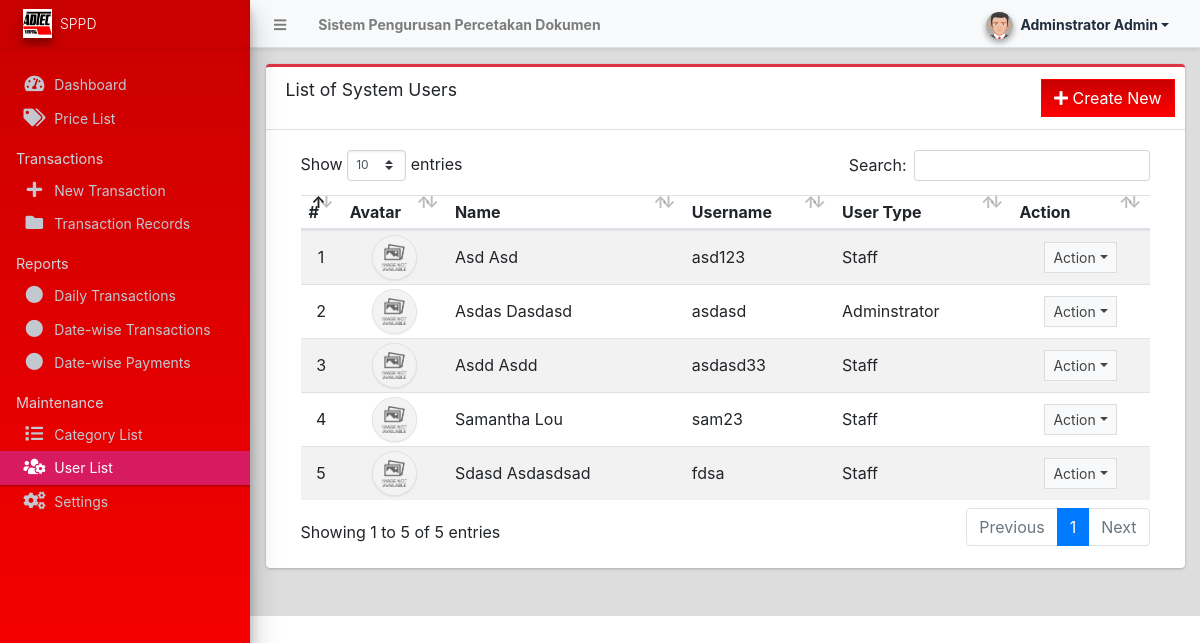
Page /admin/?page=user/list (signed in) on the committed database.
### tables this page shows
CREATE TABLE IF NOT EXISTS `users` (
  `id` int NOT NULL AUTO_INCREMENT,
  `firstname` varchar(250) NOT NULL,
  `middlename` text,
  `lastname` varchar(250) NOT NULL,
  `email` varchar(100) NOT NULL,
  `phone` varchar(30) DEFAULT NULL,
  `username` text NOT NULL,
  `password` text NOT NULL,
  `avatar` text,
  `last_login` datetime DEFAULT NULL,
  `type` tinyint(1) NOT NULL DEFAULT '0',
  `status` int NOT NULL DEFAULT '1' COMMENT '0=not verified, 1 = verified',
  `reset_token` varchar(100) DEFAULT NULL,
  `date_added` datetime NOT NULL DEFAULT CURRENT_TIMESTAMP,
  `date_updated` datetime DEFAULT NULL ON UPDATE CURRENT_TIMESTAMP,
  PRIMARY KEY (`id`)
);

### config.php (called while the page is built, shortened)
<?php
function validate_image($file){
	if(!empty($file)){
        $ex = explode('?',$file);
        $file = $ex[0];
        $param =  isset($ex[1]) ? '?'.$ex[1]  : '';
		if(is_file(base_app.$file)){
			return base_url.$file.$param;
		}else{
			return base_url.'dist/img/no-image-available.png';
		}
	}else{
		return base_url.'dist/img/no-image-available.png';
	}
}
?>

### admin/user/list.php (the view, shortened to what this page needs)
<div class="card card-outline card-red">
	<div class="card-header">
		<h3 class="card-title">List of System Users</h3>
		<div class="card-tools">
			<a href="?page=user/manage_user" class="btn btn-flat btn-primary"><span class="fas fa-plus"></span>  Create New</a>
		</div>
	</div>
	<div class="card-body">
		<div class="container-fluid">
        <div class="container-fluid">
			<table class="table table-hover table-striped">
				<!-- <colgroup>
					<col width="5%">
					<col width="10%">
					<col width="20%">
					<col width="20%">
					<col width="15%">
					<col width="15%">
					<col width="10%">
				</colgroup> -->
				<thead>
					<tr>
						<th>#</th>
						<th>Avatar</th>
						<th>Name</th>
						<th>Username</th>
						<th>User Type</th>
						<th>Action</th>
					</tr>
				</thead>
				<tbody>
					<?php
						$i = 1;
						$qry = $conn->query("SELECT *,concat(firstname,' ',lastname) as name from `users` where id != '1' order by concat(firstname,' ',lastname) asc ");
						while($row = $qry->fetch_assoc()):
					?>
						<tr>
							<td class="text-center"><?php echo $i++; ?></td>
							<td class="text-center"><img src="<?php echo validate_image($row['avatar']) ?>" class="img-avatar img-thumbnail p-0 border-2" alt="user_avatar"></td>
							<td><?php echo ucwords($row['name']) ?></td>
							<td ><p class="m-0 truncate-1"><?php echo $row['username'] ?></p></td>
							<td ><p class="m-0"><?php echo ($row['type'] == 1 )? "Adminstrator" : "Staff" ?></p></td>
							<td align="center">
								 <button type="button" class="btn btn-flat btn-default btn-sm dropdown-toggle dropdown-icon" data-toggle="dropdown">
				                  		Action
				                  </button>
							</td>
						</tr>
					<?php endwhile; ?>
				</tbody>
			</table>
		</div>
		</div>
	</div>
</div>

### admin/user/list.php (style rules this page uses)
.img-avatar { width:45px; height:45px; object-fit:cover; object-position:center center; border-radius:100%; }

### rows in the picture
users: name "Asd Asd", username "asd123", type "Staff"
users: name "Asdas Dasdasd", username "asdasd", type "Adminstrator"
users: name "Asdd Asdd", username "asdasd33", type "Staff"
users: name "Samantha Lou", username "sam23", type "Staff"
users: name "Sdasd Asdasdsad", username "fdsa", type "Staff"

### other values in the picture
$_settings->info('name') "Sistem Pengurusan Percetakan Dokumen"
$_settings->userdata('firstname').' '.$_settings->userdata('lastname') "Adminstrator Admin"
$_settings->info('short_name') "SPPD"
